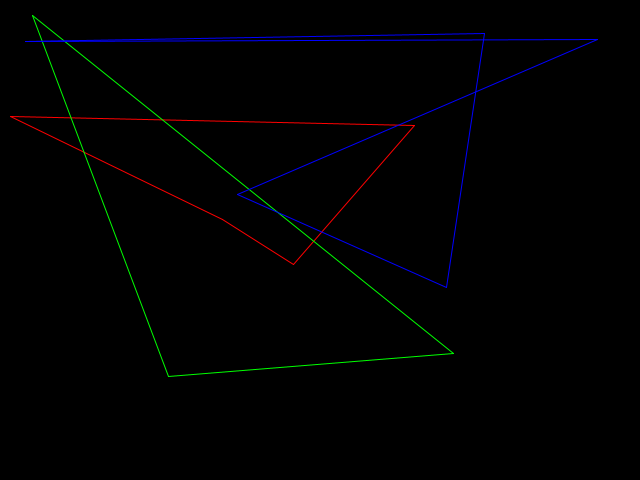
Frame 1 (no input)
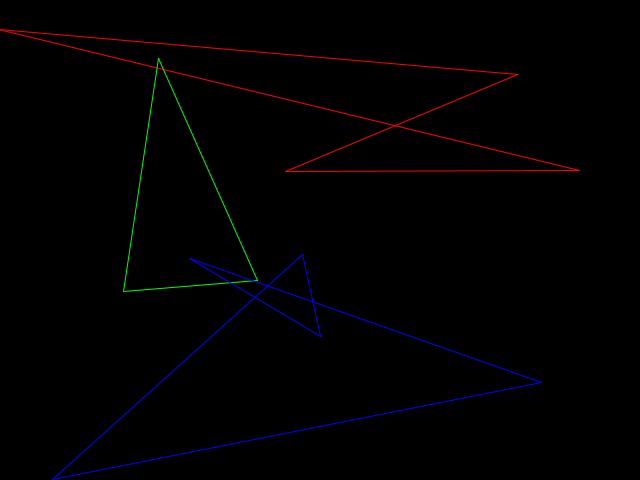
Frame 60 (the mouse pressed at the canvas centre just before this capture)
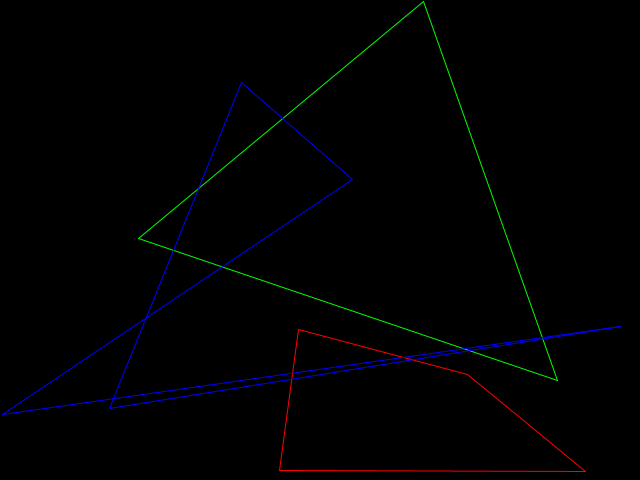
Frame 120 (the mouse held since frame 60 and released just before this capture)

The Processing sketch that drew these frames (run headless with seeded random() and noise(); from frame 60 on, the mouse is pressed at the canvas centre):

// Processing sketch: processing_22585
// ── processing_22585.pde

boolean[] TF = {false,true};
int _width = 640;
int _height = 480;
boolean erase;
int _alpha;

MovingPolygon r = new MovingPolygon(255,0,0,4);
MovingPolygon g = new MovingPolygon(0,255,0,3);
MovingPolygon b = new MovingPolygon(0,0,255,5);

void setup()
{
  size(_width,_height);
  background(0);
  smooth();
  erase = true;
  _alpha = 255;
}

void draw()
{
  if(erase)
    background(0);
  r.move();
  g.move();
  b.move();
}

void keyPressed()
{
  if(erase)
  {
    erase = false;
    _alpha = 16;
     background(0);
  }
   else
   {
     erase = true;
     _alpha = 255;
   }
}
// ContainedPoint, a point which moves inside some boundaries
class ContainedPoint
{
  public int x = 20;
  public int y = 20;
  int speedY = 1;
  int speedX = 1;
  int dirY = 1;
  int dirX = 1;
  int border = 0;
  int origX = 0;
  int origY = 0;
  int endX = 640;
  int endY = 480;
  int maxW = endX - border;
  int maxH = endY - border;
  int minW = 0 + border;
  int minH = 0 + border;

  ContainedPoint(int x, int y, int dirX, int dirY, int speedX, int speedY, int origX, int origY, int endX, int endY, int border)
  {
    this.x = x;
    this.y = y;
    this.dirX = dirX;
    this.dirY = dirY;
    this.speedX = speedX;
    this.speedY = speedY;
    
    this.border = border;
    this.origX = origX;
    this.origY = origY;
    this.endX = endX;
    this.endY = endY;
    
    this.maxW = this.endX - this.border;
    this.maxH = this.endY - this.border;
    this.minW = this.origX + this.border;
    this.minH = this.origY + this.border;
  }
  
  public void move()
  {
    this.x += this.speedX * this.dirX;
    this.y += this.speedY * this.dirY;

    if(this.x >= this.maxW)
      this.dirX = -1;
    else if(this.x <= this.minW)
      this.dirX = 1;
    if(this.y >= this.maxH)
      this.dirY = -1;
    else if(this.y <= this.minH)
      this.dirY = 1;
  } 
}

class MovingPolygon
{
  private ContainedPoint[] points;
  int r,g,b,q;

/*  MovingPolygon(int r,int g, int b)
  {
      int q = round(random(3,15));
      MovingPolygon(r,g,b,q);
  }*/
  MovingPolygon(int r,int g, int b, int q)
  {
    this.r = r;
    this.g = g;
    this.b = b;
    this.q = q;
    int x,y,dirX,dirY,speedX,speedY,origX,origY,endX,endY,border;
    points = new ContainedPoint[q];
    for(int i = 0; i < q; i++)
    {
      origX = 0;
      origY = 0;
      endX = _width;
      endY = _height;
      border = 0;
      x = round(random(origX,endX));
      y = round(random(origY,endY));
      if(TF[round(random(0,1))])
        dirX = 1;
      else
        dirX = -1;
      if(TF[round(random(0,1))])
        dirY = 1;
      else
        dirY = -1;
      speedX = round(random(0,20));speedX = 5;
      speedY = round(random(0,20));speedY = 5;
      this.points[i] = new ContainedPoint(x,y,dirX,dirY,speedX,speedY,origX,origY,endX,endY,border);
      //println(x+","+y+","+dirX+","+dirY+","+speedX+","+speedY+","+origX+","+origY+","+endX+","+endY+","+border);
    }
  }
  
  void move()
  {
    int i;
    stroke(this.r,this.g,this.b,_alpha);
    for(i = 0; i < (this.q - 1); i++)
      line(this.points[i].x,this.points[i].y,this.points[i+1].x,this.points[i+1].y);
    line(this.points[i].x,this.points[i].y,this.points[0].x,this.points[0].y);
    for(i = 0; i < this.q; i++)
    {
      this.points[i].move();
      //println(i + ": " + this.points[i].x + " " + this.points[i].y);
    }
  }
}
